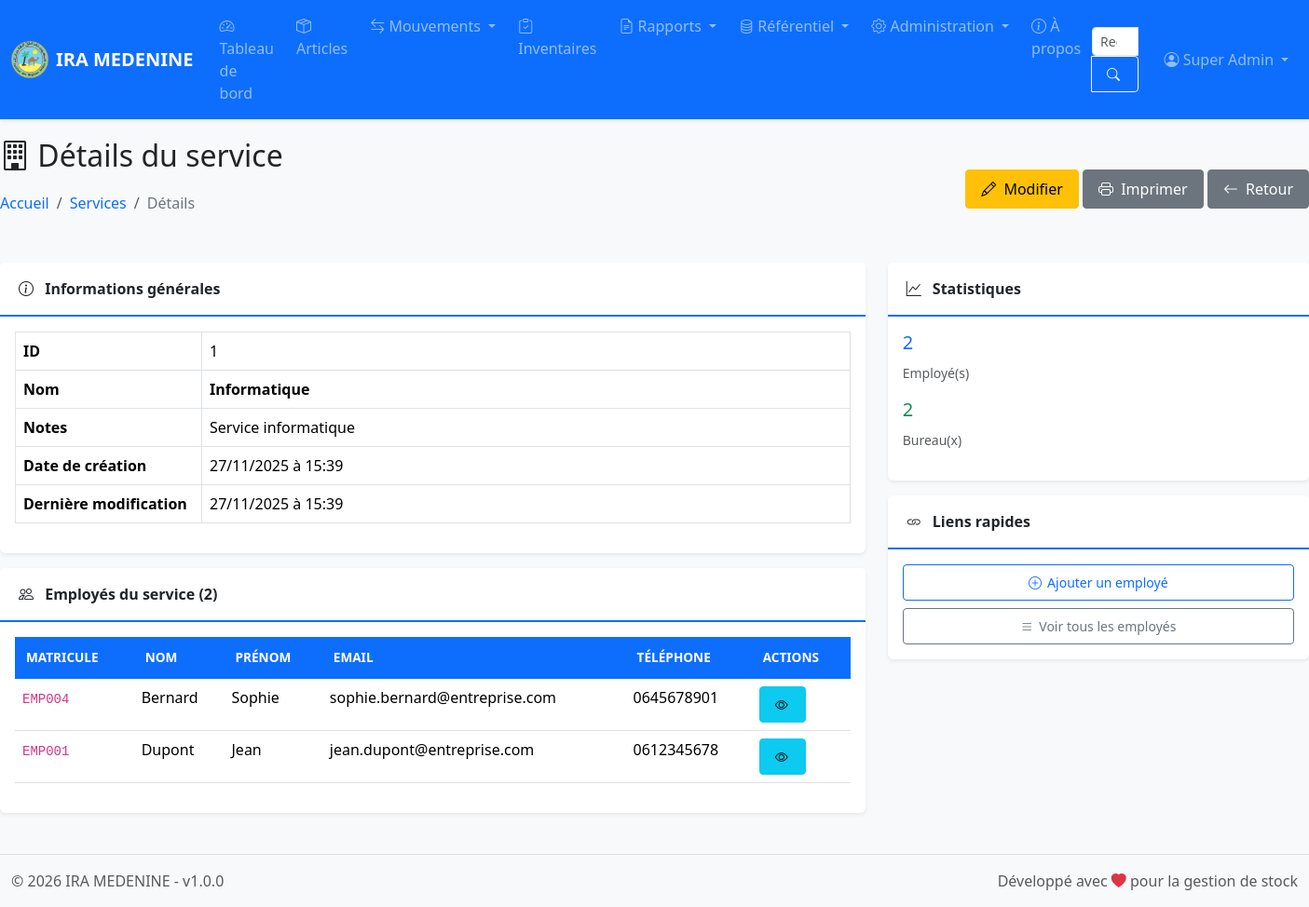
/pages/services/view.php?id=1 (signed in), run on the app's committed database.
### tables this page shows
CREATE TABLE IF NOT EXISTS `parametres` (
  `id` int NOT NULL AUTO_INCREMENT,
  `nom_etablissement` varchar(255) NOT NULL,
  `logo` varchar(255) DEFAULT NULL,
  `adresse` text,
  `tel_fixe` varchar(20) DEFAULT NULL,
  `tel_mobile` varchar(20) DEFAULT NULL,
  `fax` varchar(20) DEFAULT NULL,
  `email` varchar(100) DEFAULT NULL,
  `site_web` varchar(50) NOT NULL,
  `created_at` timestamp NOT NULL DEFAULT CURRENT_TIMESTAMP,
  `updated_at` timestamp NOT NULL DEFAULT CURRENT_TIMESTAMP ON UPDATE CURRENT_TIMESTAMP,
  PRIMARY KEY (`id`)
);

CREATE TABLE IF NOT EXISTS `services` (
  `id` int NOT NULL AUTO_INCREMENT,
  `nom` varchar(100) NOT NULL,
  `notes` text,
  `created_at` timestamp NOT NULL DEFAULT CURRENT_TIMESTAMP,
  `updated_at` timestamp NOT NULL DEFAULT CURRENT_TIMESTAMP ON UPDATE CURRENT_TIMESTAMP,
  PRIMARY KEY (`id`),
  KEY `idx_nom` (`nom`)
);

CREATE TABLE IF NOT EXISTS `employes` (
  `id` int NOT NULL AUTO_INCREMENT,
  `matricule` varchar(50) NOT NULL,
  `nom` varchar(100) NOT NULL,
  `prenom` varchar(100) NOT NULL,
  `service_id` int NOT NULL,
  `mail` varchar(100) DEFAULT NULL,
  `tel1` varchar(20) DEFAULT NULL,
  `tel2` varchar(20) DEFAULT NULL,
  `notes` text,
  `actif` tinyint(1) NOT NULL DEFAULT '1',
  `created_at` timestamp NOT NULL DEFAULT CURRENT_TIMESTAMP,
  `updated_at` timestamp NOT NULL DEFAULT CURRENT_TIMESTAMP ON UPDATE CURRENT_TIMESTAMP,
  PRIMARY KEY (`id`),
  UNIQUE KEY `matricule` (`matricule`),
  KEY `idx_service` (`service_id`),
  KEY `idx_nom_prenom` (`nom`,`prenom`),
  KEY `idx_actif` (`actif`)
);

### pages/services/view.php (the view, shortened to what the rows shown need)
<?php
require_once __DIR__ . '/../../includes/header.php';
$db = Database::getInstance();
$id = $_GET['id'] ?? 0;
$db->prepare("SELECT * FROM services WHERE id = :id");
$db->bind(':id', $id);
$service = $db->fetch();
$db->prepare("SELECT COUNT(*) as count FROM employes WHERE service_id = :id AND actif = 1");
$db->bind(':id', $id);
$db->prepare("SELECT COUNT(*) as count FROM bureaux WHERE service_id = :id");
$db->bind(':id', $id);
$db->prepare("SELECT * FROM employes WHERE service_id = :id AND actif = 1 ORDER BY nom, prenom");
$db->bind(':id', $id);
$employes = $db->fetchAll();
?>
<?php require_once __DIR__ . '/../../includes/navbar.php'; ?>
<div class="container-fluid main-container">
    <div class="row mb-4">
        <div class="col-12">
            <div class="d-flex justify-content-between align-items-center">
                <div>
                    <h2><i class="bi bi-building"></i> Détails du service</h2>
                </div>
            </div>
        </div>
    </div>
    <div class="row">
        <div class="col-md-8">
            <div class="card mb-3">
                <div class="card-body">
                    <table class="table table-bordered">
                        <tr>
                            <th width="200">ID</th>
                            <td><?php echo $service['id']; ?></td>
                        </tr>
                        <tr>
                            <th>Nom</th>
                            <td><strong><?php echo htmlspecialchars($service['nom']); ?></strong></td>
                        </tr>
                        <tr>
                            <th>Notes</th>
                            <td><?php echo nl2br(htmlspecialchars($service['notes'] ?? '-')); ?></td>
                        </tr>
                        <tr>
                            <th>Date de création</th>
                            <td><?php echo date('d/m/Y à H:i', strtotime($service['created_at'])); ?></td>
                        </tr>
                        <tr>
                            <th>Dernière modification</th>
                            <td><?php echo date('d/m/Y à H:i', strtotime($service['updated_at'])); ?></td>
                        </tr>
                    </table>
                </div>
            </div>
            <div class="card">
                <div class="card-body">
                    <?php if (count($employes) > 0): ?>
                        <div class="table-responsive">
                            <table class="table table-sm table-hover">
                                <thead>
                                    <tr>
                                        <th>Matricule</th>
                                        <th>Nom</th>
                                        <th>Prénom</th>
                                        <th>Email</th>
                                        <th>Téléphone</th>
                                        <th class="no-print">Actions</th>
                                    </tr>
                                </thead>
                                <tbody>
                                    <?php foreach ($employes as $employe): ?>
                                        <tr>
                                            <td><code><?php echo htmlspecialchars($employe['matricule']); ?></code></td>
                                            <td><?php echo htmlspecialchars($employe['nom']); ?></td>
                                            <td><?php echo htmlspecialchars($employe['prenom']); ?></td>
                                            <td><?php echo htmlspecialchars($employe['mail'] ?? '-'); ?></td>
                                            <td><?php echo htmlspecialchars($employe['tel1'] ?? '-'); ?></td>
                                            <td class="no-print">
                                                <a href="<?php echo BASE_URL; ?>/pages/employes/view.php?id=<?php echo $employe['id']; ?>"
                                                   class="btn btn-sm btn-info">
                                                    <i class="bi bi-eye"></i>
                                                </a>
                                            </td>
                                        </tr>
                                    <?php endforeach; ?>
                                </tbody>
                            </table>
                        </div>
                    <?php else: ?>
                        <p class="text-muted text-center mb-0">Aucun employé dans ce service.</p>
                    <?php endif; ?>
                </div>
            </div>
        </div>
    </div>
</div>
<?php require_once __DIR__ . '/../../includes/footer.php'; ?>

### includes/navbar.php (shortened to what the rows shown need)
<nav class="navbar navbar-expand-lg navbar-dark bg-primary sticky-top">
    <div class="container-fluid">
        <a class="navbar-brand d-flex align-items-center" href="<?php echo BASE_URL; ?>/index.php">
            <?php if (!empty($parametres['logo'])): ?>
                <img src="<?php echo BASE_URL; ?>/uploads/logo/<?php echo htmlspecialchars($parametres['logo']); ?>" alt="Logo" height="40" class="me-2" style="object-fit:contain;">
            <?php endif; ?>
            <span class="fw-bold"><?php echo htmlspecialchars($parametres['nom_etablissement'] ?? APP_NAME); ?></span>
        </a>
    </div>
</nav>

### includes/footer.php (shortened to what the rows shown need)
    <footer class="footer mt-auto py-3 bg-light border-top">
        <div class="container-fluid">
            <div class="row">
                <div class="col-md-6 text-muted">
                    &copy; <?php echo date('Y'); ?> <?php echo $parametres['nom_etablissement'] ?? APP_NAME; ?> - v<?php echo APP_VERSION; ?>
                </div>
                <div class="col-md-6 text-end text-muted">
                    Développé avec <i class="bi bi-heart-fill text-danger"></i> pour la gestion de stock
                </div>
            </div>
        </div>
    </footer>
</body>
</html>

### data on the page
parametres: logo (picture), nom_etablissement "IRA MEDENINE"
services: id "1", nom "Informatique", notes "Service informatique", created_at "27/11/2025 à 15:39", updated_at "27/11/2025 à 15:39"
employes: matricule "EMP004", nom "Bernard", prenom "Sophie", mail "sophie.bernard@entreprise.com", tel1 "0645678901"
employes: matricule "EMP001", nom "Dupont", prenom "Jean", mail "jean.dupont@entreprise.com", tel1 "0612345678"

### other printed values
$current_user['prenom'] "Super"
$current_user['nom'] "Admin"
$nb_employes "2"
$nb_bureaux "2"
APP_VERSION "1.0.0"
